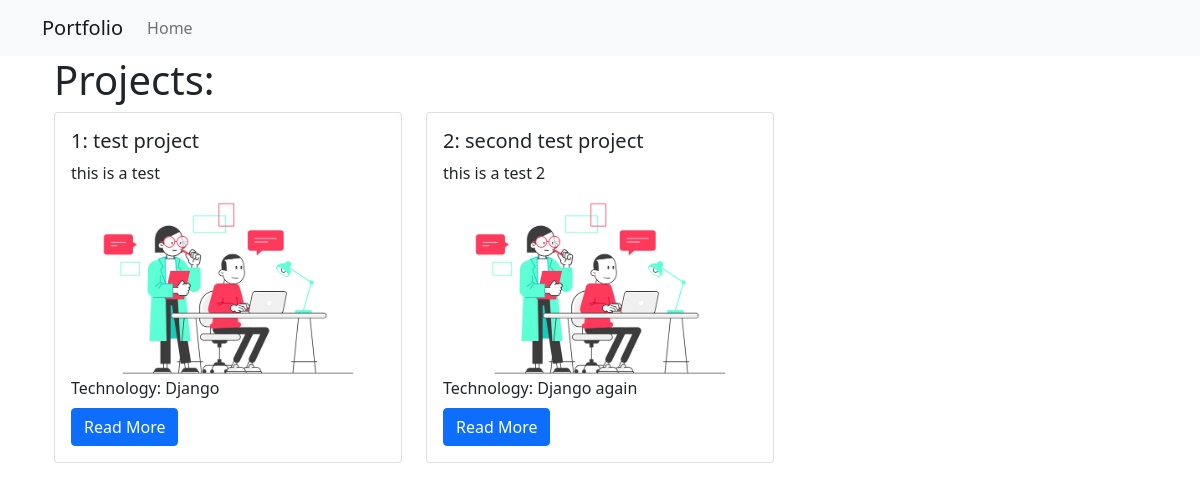
The page /projects/ on the database as committed earlier.
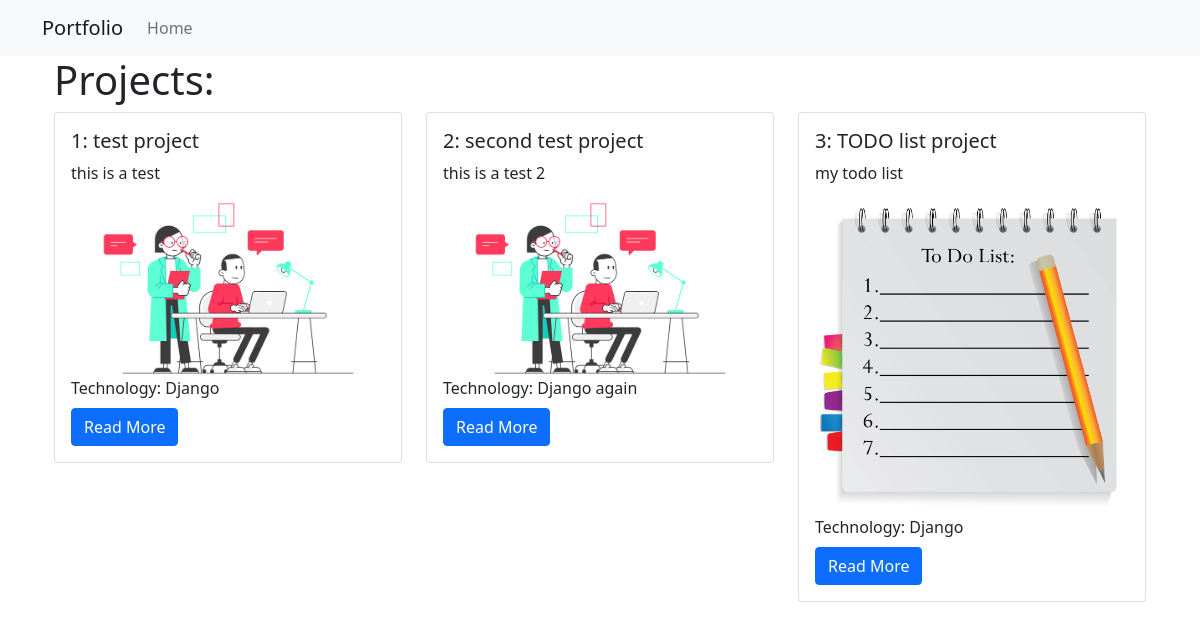
The same page on the database as committed later.
### projects/models.py (models this page shows)
class Project(models.Model):
    title = models.CharField(max_length=100)
    description = models.TextField()
    technology = models.CharField(max_length=20)
    image = models.CharField(max_length=100)

### projects/views.py (the view)
# urls.py: path('', views.project_list, name="projects_list"),
def project_list(request):
    available_projects = Project.objects.all()
    return render(request, 'projects/project_list.html', {"project_list": available_projects})

### projects/templates/projects/project_list.html
{% extends 'projects/base.html' %}
{% load static %}
{% block content %}
    <div class="container">
        <h1>Projects:</h1>
        <div class="row">
            {% for project in project_list %}
                <div class="col-md-4">
                    <div class="card mb-2">
                        <div class="card-body">
                            <h5 class="card-title">{{ forloop.counter }}: {{ project.title }} </h5>
                            <p class="card-text"> {{ project.description }} </p>
                            {% with "/projects/img/"|add:project.image as image_path %}
                            <img class="card-img-top" src="{% static image_path  %}", alt="image of project" width="300">
                            {% endwith %}
                            <p class="card-title"> Technology: {{ project.technology }} </p>
                            <a href="{% url 'projects:project_detail' project.pk %}"
                                class="btn btn-primary">
                                    Read More
                                </a>
                        </div>
                    </div>
                </div>
            {% endfor %}
        </div>
    </div>
{% endblock %}

### projects/templates/projects/base.html (shortened to what this page needs)
<!DOCTYPE html>
<html lang="en">
<head>
    <link href="https://cdn.jsdelivr.net/npm/bootstrap@5.0.0-beta1/dist/css/bootstrap.min.css" rel="stylesheet">
</head>
<body>
<nav class="navbar navbar-expand-lg navbar-light bg-light">
    <div class="container">
        <a class="navbar-brand" href="{% url 'projects:projects_list' %}">Portfolio</a>
        <div class="collapse navbar-collapse" id="navbarSupportedContent">
          <ul class="navbar-nav mr-auto">
            <li class="nav-item active">
              <a class="nav-link" href="{% url 'projects:projects_list' %}">Home</a>
            </li>
          </ul>
        </div>
    </div>
</nav>
<div class="container">
    {% block content %}
    {% endblock %}
</div>
</body>
</html>

Rows that differ between the two databases and show on the page:
added Project: title "TODO list project", description "my todo list", technology "Django"
